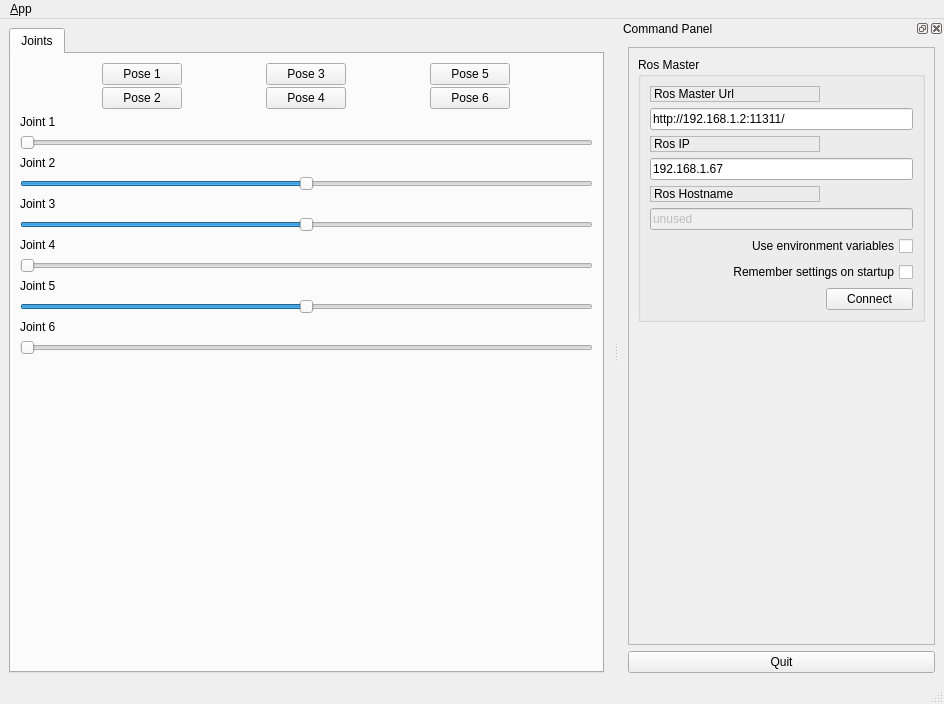
<?xml version="1.0" encoding="UTF-8"?>
<ui version="4.0">
 <class>MainWindowDesign</class>
 <widget class="QMainWindow" name="MainWindowDesign">
  <property name="geometry">
   <rect>
    <x>0</x>
    <y>0</y>
    <width>944</width>
    <height>704</height>
   </rect>
  </property>
  <property name="windowTitle">
   <string>QRosApp</string>
  </property>
  <property name="windowIcon">
   <iconset resource="../resources/images.qrc">
    <normaloff>:/images/icon.png</normaloff>:/images/icon.png</iconset>
  </property>
  <property name="locale">
   <locale language="English" country="Australia"/>
  </property>
  <widget class="QWidget" name="centralwidget">
   <layout class="QHBoxLayout">
    <item>
     <widget class="QTabWidget" name="tab_manager">
      <property name="minimumSize">
       <size>
        <width>100</width>
        <height>0</height>
       </size>
      </property>
      <property name="locale">
       <locale language="English" country="Australia"/>
      </property>
      <property name="currentIndex">
       <number>0</number>
      </property>
      <widget class="QWidget" name="tab_status">
       <attribute name="title">
        <string>Joints</string>
       </attribute>
       <layout class="QVBoxLayout" name="verticalLayout_2">
        <item>
         <layout class="QGridLayout" name="gridLayout_2">
          <property name="sizeConstraint">
           <enum>QLayout::SetDefaultConstraint</enum>
          </property>
          <property name="spacing">
           <number>2</number>
          </property>
          <item row="0" column="2">
           <widget class="QPushButton" name="pose5">
            <property name="sizePolicy">
             <sizepolicy hsizetype="Fixed" vsizetype="Fixed">
              <horstretch>0</horstretch>
              <verstretch>0</verstretch>
             </sizepolicy>
            </property>
            <property name="text">
             <string>Pose 5</string>
            </property>
           </widget>
          </item>
          <item row="0" column="1">
           <widget class="QPushButton" name="pose3">
            <property name="text">
             <string>Pose 3</string>
            </property>
           </widget>
          </item>
          <item row="0" column="0">
           <widget class="QPushButton" name="pose1">
            <property name="sizePolicy">
             <sizepolicy hsizetype="Fixed" vsizetype="Fixed">
              <horstretch>0</horstretch>
              <verstretch>0</verstretch>
             </sizepolicy>
            </property>
            <property name="text">
             <string>Pose 1</string>
            </property>
           </widget>
          </item>
          <item row="1" column="2">
           <widget class="QPushButton" name="pose6">
            <property name="text">
             <string>Pose 6</string>
            </property>
           </widget>
          </item>
          <item row="1" column="1">
           <widget class="QPushButton" name="pose4">
            <property name="sizePolicy">
             <sizepolicy hsizetype="Fixed" vsizetype="Fixed">
              <horstretch>0</horstretch>
              <verstretch>0</verstretch>
             </sizepolicy>
            </property>
            <property name="text">
             <string>Pose 4</string>
            </property>
           </widget>
          </item>
          <item row="1" column="0">
           <widget class="QPushButton" name="pose2">
            <property name="sizePolicy">
             <sizepolicy hsizetype="Fixed" vsizetype="Fixed">
              <horstretch>0</horstretch>
              <verstretch>0</verstretch>
             </sizepolicy>
            </property>
            <property name="text">
             <string>Pose 2</string>
            </property>
           </widget>
          </item>
         </layout>
        </item>
        <item>
         <widget class="QLabel" name="label_4">
          <property name="sizePolicy">
           <sizepolicy hsizetype="MinimumExpanding" vsizetype="Fixed">
            <horstretch>1</horstretch>
            <verstretch>0</verstretch>
           </sizepolicy>
          </property>
          <property name="text">
           <string>Joint 1</string>
          </property>
         </widget>
        </item>
        <item>
         <widget class="QSlider" name="horizontalSlider_1">
          <property name="maximum">
           <number>1000</number>
          </property>
          <property name="singleStep">
           <number>1</number>
          </property>
          <property name="orientation">
           <enum>Qt::Horizontal</enum>
          </property>
         </widget>
        </item>
        <item>
         <widget class="QLabel" name="label_5">
          <property name="sizePolicy">
           <sizepolicy hsizetype="Fixed" vsizetype="Fixed">
            <horstretch>0</horstretch>
            <verstretch>0</verstretch>
           </sizepolicy>
          </property>
          <property name="text">
           <string>Joint 2</string>
          </property>
         </widget>
        </item>
        <item>
         <widget class="QSlider" name="horizontalSlider_2">
          <property name="maximum">
           <number>1000</number>
          </property>
          <property name="value">
           <number>500</number>
          </property>
          <property name="orientation">
           <enum>Qt::Horizontal</enum>
          </property>
         </widget>
        </item>
        <item>
         <widget class="QLabel" name="label_6">
          <property name="sizePolicy">
           <sizepolicy hsizetype="Preferred" vsizetype="Fixed">
            <horstretch>0</horstretch>
            <verstretch>0</verstretch>
           </sizepolicy>
          </property>
          <property name="text">
           <string>Joint 3</string>
          </property>
         </widget>
        </item>
        <item>
         <widget class="QSlider" name="horizontalSlider_3">
          <property name="maximum">
           <number>1000</number>
          </property>
          <property name="value">
           <number>500</number>
          </property>
          <property name="orientation">
           <enum>Qt::Horizontal</enum>
          </property>
         </widget>
        </item>
        <item>
         <widget class="QLabel" name="label_7">
          <property name="sizePolicy">
           <sizepolicy hsizetype="Preferred" vsizetype="Fixed">
            <horstretch>0</horstretch>
            <verstretch>0</verstretch>
           </sizepolicy>
          </property>
          <property name="text">
           <string>Joint 4</string>
          </property>
         </widget>
        </item>
        <item>
         <widget class="QSlider" name="horizontalSlider_4">
          <property name="maximum">
           <number>1000</number>
          </property>
          <property name="orientation">
           <enum>Qt::Horizontal</enum>
          </property>
         </widget>
        </item>
        <item>
         <widget class="QLabel" name="label_8">
          <property name="sizePolicy">
           <sizepolicy hsizetype="Preferred" vsizetype="Fixed">
            <horstretch>0</horstretch>
            <verstretch>0</verstretch>
           </sizepolicy>
          </property>
          <property name="text">
           <string>Joint 5</string>
          </property>
         </widget>
        </item>
        <item>
         <widget class="QSlider" name="horizontalSlider_5">
          <property name="maximum">
           <number>1000</number>
          </property>
          <property name="value">
           <number>500</number>
          </property>
          <property name="orientation">
           <enum>Qt::Horizontal</enum>
          </property>
         </widget>
        </item>
        <item>
         <widget class="QLabel" name="label_9">
          <property name="sizePolicy">
           <sizepolicy hsizetype="Preferred" vsizetype="Fixed">
            <horstretch>0</horstretch>
            <verstretch>0</verstretch>
           </sizepolicy>
          </property>
          <property name="text">
           <string>Joint 6</string>
          </property>
         </widget>
        </item>
        <item>
         <widget class="QSlider" name="horizontalSlider_6">
          <property name="maximum">
           <number>1000</number>
          </property>
          <property name="orientation">
           <enum>Qt::Horizontal</enum>
          </property>
         </widget>
        </item>
        <item>
         <spacer name="verticalSpacer">
          <property name="orientation">
           <enum>Qt::Vertical</enum>
          </property>
          <property name="sizeType">
           <enum>QSizePolicy::Expanding</enum>
          </property>
          <property name="sizeHint" stdset="0">
           <size>
            <width>20</width>
            <height>40</height>
           </size>
          </property>
         </spacer>
        </item>
       </layout>
      </widget>
     </widget>
    </item>
   </layout>
  </widget>
  <widget class="QMenuBar" name="menubar">
   <property name="geometry">
    <rect>
     <x>0</x>
     <y>0</y>
     <width>944</width>
     <height>19</height>
    </rect>
   </property>
   <widget class="QMenu" name="menu_File">
    <property name="title">
     <string>&amp;App</string>
    </property>
    <addaction name="action_Preferences"/>
    <addaction name="separator"/>
    <addaction name="actionAbout"/>
    <addaction name="actionAbout_Qt"/>
    <addaction name="actionShow_side_panel"/>
    <addaction name="separator"/>
    <addaction name="action_Quit"/>
   </widget>
   <addaction name="menu_File"/>
  </widget>
  <widget class="QStatusBar" name="statusbar"/>
  <widget class="QDockWidget" name="dock_status">
   <property name="sizePolicy">
    <sizepolicy hsizetype="Minimum" vsizetype="Preferred">
     <horstretch>0</horstretch>
     <verstretch>0</verstretch>
    </sizepolicy>
   </property>
   <property name="minimumSize">
    <size>
     <width>325</width>
     <height>368</height>
    </size>
   </property>
   <property name="allowedAreas">
    <set>Qt::RightDockWidgetArea</set>
   </property>
   <property name="windowTitle">
    <string>Command Panel</string>
   </property>
   <attribute name="dockWidgetArea">
    <number>2</number>
   </attribute>
   <widget class="QWidget" name="dockWidgetContents_2">
    <layout class="QVBoxLayout" name="verticalLayout">
     <item>
      <widget class="QFrame" name="frame">
       <property name="sizePolicy">
        <sizepolicy hsizetype="Minimum" vsizetype="Preferred">
         <horstretch>0</horstretch>
         <verstretch>0</verstretch>
        </sizepolicy>
       </property>
       <property name="frameShape">
        <enum>QFrame::StyledPanel</enum>
       </property>
       <property name="frameShadow">
        <enum>QFrame::Raised</enum>
       </property>
       <layout class="QVBoxLayout" name="verticalLayout_3">
        <item>
         <widget class="QGroupBox" name="groupBox">
          <property name="title">
           <string>Ros Master</string>
          </property>
          <layout class="QGridLayout" name="gridLayout">
           <item row="0" column="0">
            <widget class="QLabel" name="label">
             <property name="frameShape">
              <enum>QFrame::StyledPanel</enum>
             </property>
             <property name="frameShadow">
              <enum>QFrame::Raised</enum>
             </property>
             <property name="text">
              <string>Ros Master Url</string>
             </property>
            </widget>
           </item>
           <item row="1" column="0" colspan="2">
            <widget class="QLineEdit" name="line_edit_master">
             <property name="text">
              <string>http://192.168.1.2:11311/</string>
             </property>
            </widget>
           </item>
           <item row="2" column="0">
            <widget class="QLabel" name="label_2">
             <property name="frameShape">
              <enum>QFrame::StyledPanel</enum>
             </property>
             <property name="frameShadow">
              <enum>QFrame::Raised</enum>
             </property>
             <property name="text">
              <string>Ros IP</string>
             </property>
            </widget>
           </item>
           <item row="3" column="0" colspan="2">
            <widget class="QLineEdit" name="line_edit_host">
             <property name="text">
              <string>192.168.1.67</string>
             </property>
            </widget>
           </item>
           <item row="4" column="0">
            <widget class="QLabel" name="label_3">
             <property name="frameShape">
              <enum>QFrame::StyledPanel</enum>
             </property>
             <property name="frameShadow">
              <enum>QFrame::Raised</enum>
             </property>
             <property name="text">
              <string>Ros Hostname</string>
             </property>
            </widget>
           </item>
           <item row="5" column="0" colspan="2">
            <widget class="QLineEdit" name="line_edit_topic">
             <property name="enabled">
              <bool>false</bool>
             </property>
             <property name="text">
              <string>unused</string>
             </property>
            </widget>
           </item>
           <item row="6" column="0" colspan="2">
            <widget class="QCheckBox" name="checkbox_use_environment">
             <property name="layoutDirection">
              <enum>Qt::RightToLeft</enum>
             </property>
             <property name="text">
              <string>Use environment variables</string>
             </property>
            </widget>
           </item>
           <item row="7" column="0" colspan="2">
            <widget class="QCheckBox" name="checkbox_remember_settings">
             <property name="layoutDirection">
              <enum>Qt::RightToLeft</enum>
             </property>
             <property name="text">
              <string>Remember settings on startup</string>
             </property>
            </widget>
           </item>
           <item row="8" column="0">
            <spacer name="horizontalSpacer">
             <property name="orientation">
              <enum>Qt::Horizontal</enum>
             </property>
             <property name="sizeHint" stdset="0">
              <size>
               <width>170</width>
               <height>21</height>
              </size>
             </property>
            </spacer>
           </item>
           <item row="8" column="1">
            <widget class="QPushButton" name="button_connect">
             <property name="enabled">
              <bool>true</bool>
             </property>
             <property name="sizePolicy">
              <sizepolicy hsizetype="MinimumExpanding" vsizetype="Fixed">
               <horstretch>0</horstretch>
               <verstretch>0</verstretch>
              </sizepolicy>
             </property>
             <property name="toolTip">
              <string>Set the target to the current joint trajectory state.</string>
             </property>
             <property name="statusTip">
              <string>Clear all waypoints and set the target to the current joint trajectory state.</string>
             </property>
             <property name="text">
              <string>Connect</string>
             </property>
            </widget>
           </item>
          </layout>
         </widget>
        </item>
        <item>
         <spacer name="verticalSpacer_3">
          <property name="orientation">
           <enum>Qt::Vertical</enum>
          </property>
          <property name="sizeHint" stdset="0">
           <size>
            <width>20</width>
            <height>233</height>
           </size>
          </property>
         </spacer>
        </item>
       </layout>
      </widget>
     </item>
     <item>
      <widget class="QPushButton" name="quit_button">
       <property name="sizePolicy">
        <sizepolicy hsizetype="MinimumExpanding" vsizetype="Fixed">
         <horstretch>0</horstretch>
         <verstretch>0</verstretch>
        </sizepolicy>
       </property>
       <property name="text">
        <string>Quit</string>
       </property>
      </widget>
     </item>
    </layout>
   </widget>
  </widget>
  <action name="action_Quit">
   <property name="text">
    <string>&amp;Quit</string>
   </property>
   <property name="shortcut">
    <string>Ctrl+Q</string>
   </property>
   <property name="shortcutContext">
    <enum>Qt::ApplicationShortcut</enum>
   </property>
  </action>
  <action name="action_Preferences">
   <property name="text">
    <string>&amp;Preferences</string>
   </property>
  </action>
  <action name="actionAbout">
   <property name="text">
    <string>&amp;About</string>
   </property>
  </action>
  <action name="actionAbout_Qt">
   <property name="text">
    <string>About &amp;Qt</string>
   </property>
  </action>
  <action name="actionShow_side_panel">
   <property name="text">
    <string>Show side panel</string>
   </property>
  </action>
 </widget>
 <resources>
  <include location="../resources/images.qrc"/>
 </resources>
 <connections>
  <connection>
   <sender>action_Quit</sender>
   <signal>triggered()</signal>
   <receiver>MainWindowDesign</receiver>
   <slot>close()</slot>
   <hints>
    <hint type="sourcelabel">
     <x>-1</x>
     <y>-1</y>
    </hint>
    <hint type="destinationlabel">
     <x>399</x>
     <y>299</y>
    </hint>
   </hints>
  </connection>
  <connection>
   <sender>quit_button</sender>
   <signal>clicked()</signal>
   <receiver>MainWindowDesign</receiver>
   <slot>close()</slot>
   <hints>
    <hint type="sourcelabel">
     <x>859</x>
     <y>552</y>
    </hint>
    <hint type="destinationlabel">
     <x>469</x>
     <y>299</y>
    </hint>
   </hints>
  </connection>
  <connection>
   <sender>actionShow_side_panel</sender>
   <signal>triggered()</signal>
   <receiver>dock_status</receiver>
   <slot>show()</slot>
   <hints>
    <hint type="sourcelabel">
     <x>-1</x>
     <y>-1</y>
    </hint>
    <hint type="destinationlabel">
     <x>781</x>
     <y>350</y>
    </hint>
   </hints>
  </connection>
 </connections>
</ui>
